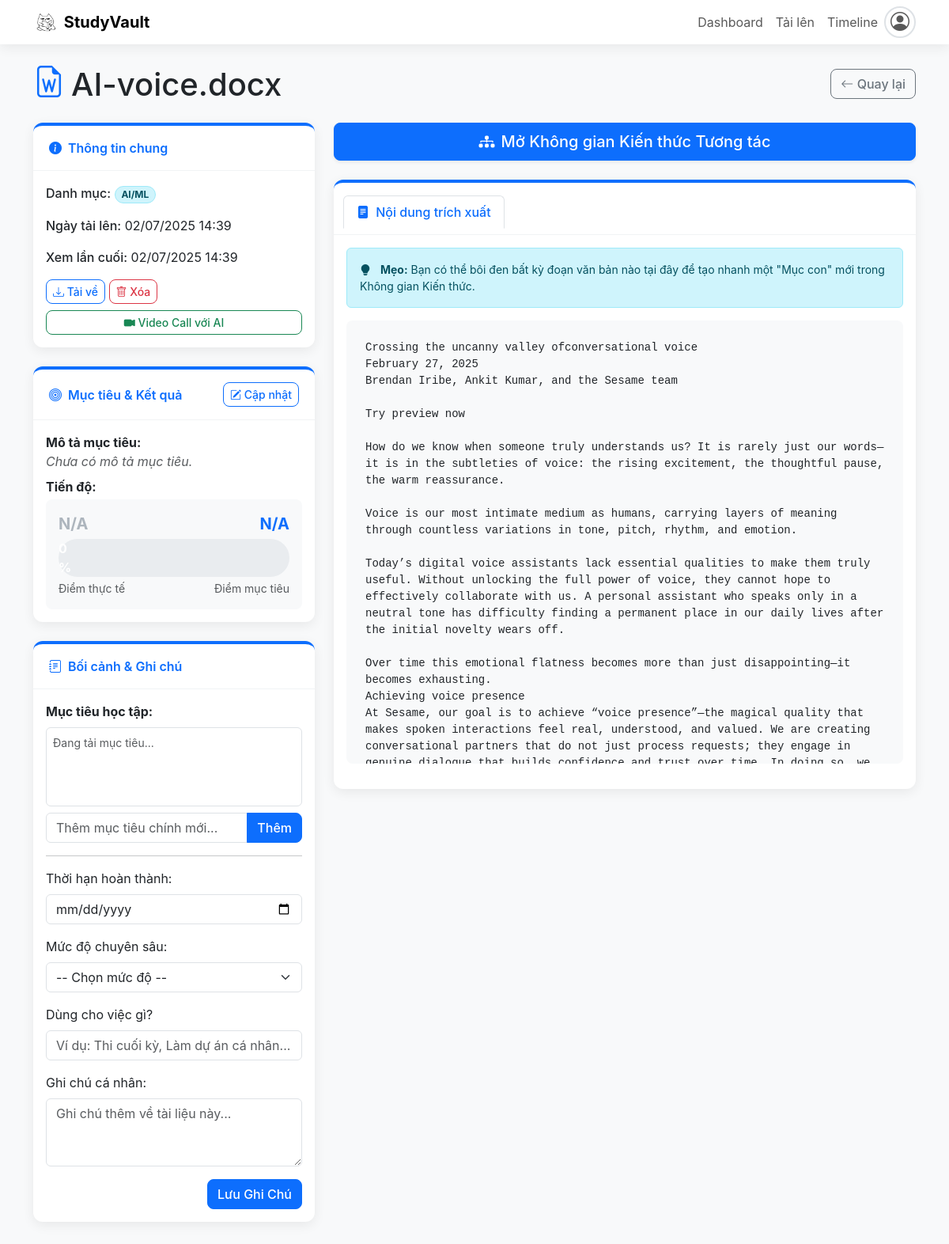
Screenshot of /document/2 with the database file from the repository.
### app.py (models this page shows)
class Document(db.Model):
    id = db.Column(db.Integer, primary_key=True)
    filename = db.Column(db.String(200), nullable=False)
    filepath = db.Column(db.String(300), nullable=False, unique=True)
    category = db.Column(db.String(100), nullable=True, default="Chưa phân loại")
    uploaded_date = db.Column(db.DateTime, nullable=False, default=lambda: datetime.now(timezone.utc))
    last_viewed_date = db.Column(db.DateTime, nullable=True)
    doc_type = db.Column(db.String(20), nullable=False, default='file')
    engagement_level = db.Column(db.String(50), nullable=True)
    custom_note = db.Column(db.Text, nullable=True)
    deadline = db.Column(db.Date, nullable=True)
    extracted_content = db.Column(db.Text, nullable=True)
    user_summary = db.Column(db.Text, nullable=True)
    ai_topic_label = db.Column(db.String(100), nullable=True)
    win_criteria_description = db.Column(db.Text, nullable=True)
    target_score = db.Column(db.Integer, nullable=True)
    actual_score = db.Column(db.Integer, nullable=True)
    keywords = db.Column(db.Text, nullable=True)
    context_event = db.Column(db.String(200), nullable=True)
    is_goal_related = db.Column(db.Boolean, default=False, nullable=False)
    filename_normalized = db.Column(db.String(200), nullable=True)
    workspace_items = db.relationship('WorkspaceItem', backref='document', lazy=True, cascade="all, delete-orphan")
    relations = db.relationship('WorkspaceItemRelation', backref='document', lazy=True, cascade="all, delete-orphan")
    learning_objectives = db.relationship('LearningObjective', backref='doc', lazy=True, cascade="all, delete-orphan")

### app.py (the view, shortened to what this page needs)
@app.route('/document/<int:document_id>', methods=['GET', 'POST'])
def view_document(document_id):
    doc = db.session.get(Document, document_id)
    is_new_upload_for_review = request.args.get('review') == 'true'
    if not doc: abort(404)
    physical_filepath_to_check = None
    if doc.doc_type not in ['link', 'googledrive_link']:
        try:
            upload_dir = os.path.abspath(app.config['UPLOAD_FOLDER'])
            potential_paths = [os.path.join(upload_dir, secure_filename(doc.filename)), os.path.join(upload_dir, doc.filename)]
            for path in potential_paths:
                if os.path.exists(path): physical_filepath_to_check = path; break
        except Exception as e: print(f"ERROR constructing file path: {e}")
    try:
        doc.last_viewed_date = datetime.now(timezone.utc)
        if doc.doc_type in ['pdf', 'docx', 'txt', 'file'] and not doc.extracted_content and physical_filepath_to_check:
            temp_content = fp.extract_text(physical_filepath_to_check)
            doc.extracted_content = temp_content if temp_content and "[Lỗi" not in temp_content else "[File trống hoặc không có nội dung văn bản]"
        db.session.commit()
    except Exception as e: db.session.rollback(); print(f"ERROR updating doc on view: {e}")
    extracted_text_content_for_view = None
    if doc.extracted_content and "[Lỗi" not in doc.extracted_content:
        if '\n' not in doc.extracted_content:
            temp_text = doc.extracted_content
            temp_text = re.sub(r':\s*', ':\n\n', temp_text)
            temp_text = re.sub(r'([.?!])\s+', r'\1\n', temp_text)
            extracted_text_content_for_view = temp_text
        else:
            extracted_text_content_for_view = doc.extracted_content
    related_docs = []
    if doc.category and doc.category != fp.DEFAULT_CATEGORY:
        try:
            related_docs = get_random_docs(Document.query.filter(and_(Document.category == doc.category, Document.id != doc.id)), 5)
        except Exception as e: print(f"Error finding related docs: {e}")
    available_categories = sorted(list(fp.CATEGORY_KEYWORDS.keys()))
    if fp.DEFAULT_CATEGORY not in available_categories:
        available_categories.append(fp.DEFAULT_CATEGORY)
        available_categories.sort()
    return render_template('view_document.html', doc=doc, is_new_upload_for_review=is_new_upload_for_review, extracted_content=extracted_text_content_for_view, related_docs=related_docs,  timedelta=timedelta, categories=available_categories, default_category=fp.DEFAULT_CATEGORY)

### app.py (called while the page is built)
def get_random_docs(model, num_docs):
    all_ids = db.session.query(model.id).all()
    if not all_ids: return []
    random_id_tuples = random.sample(all_ids, min(len(all_ids), num_docs))
    random_ids = [r[0] for r in random_id_tuples]
    return model.query.filter(model.id.in_(random_ids)).all()

@app.context_processor
def inject_user():
    try:
        user = User.query.first()
        return dict(user=user)
    except Exception as e:
        print(f"Error injecting user: {e}")
        return dict(user=None)

### templates/view_document.html (shortened to what this page needs)
{% extends "layout.html" %}
{% block content %}
<div id="viewDocumentData" data-doc-id="{{ doc.id }}">
    <div class="d-flex justify-content-between align-items-center mb-4">
        <h1 class="mb-0 text-break"><i class="bi bi-file-earmark-word text-primary me-2"></i><span class="align-middle">{{ doc.filename | truncate(70) }}</span></h1>
        <a href="{{ url_for('index') }}" class="btn btn-outline-secondary"><i class="bi bi-arrow-left"></i> Quay lại</a>
    </div>
    <div class="row">
        <div class="col-lg-4">
            <div class="card">
                <div class="card-header"><i class="bi bi-info-circle-fill me-2"></i>Thông tin chung</div>
                    <div class="card-body">
                        <p><span class="info-label">Danh mục:</span> <span class="badge bg-info-subtle text-info-emphasis border border-info-subtle rounded-pill">{{ doc.category }}</span></p>
                        <p><span class="info-label">Ngày tải lên:</span> <span>{{ doc.uploaded_date.strftime('%d/%m/%Y %H:%M') }}</span></p>
                        <p><span class="info-label">Xem lần cuối:</span> <span>{{ doc.last_viewed_date.strftime('%d/%m/%Y %H:%M') if doc.last_viewed_date else 'Chưa xem' }}</span></p>
                        <a href="{{ url_for('download_file', document_id=doc.id) }}" class="btn btn-sm btn-outline-primary"><i class="bi bi-download"></i> Tải về</a>
                        <form method="POST" action="{{ url_for('delete_document', document_id=doc.id) }}" style="display: inline;" onsubmit="return confirm('Bạn chắc chắn muốn xóa vĩnh viễn tài liệu này?');">
                        <button type="submit" class="btn btn-sm btn-outline-danger"><i class="bi bi-trash"></i> Xóa</button>
                        </form>
                        <button type="button" class="btn btn-sm btn-outline-success mt-2 w-100" data-bs-toggle="modal" data-bs-target="#aiVideoCallModal">
                            <i class="bi bi-camera-video-fill"></i> Video Call với AI
                        </button>
                    </div>
            </div>
            <div class="card">
                <div class="card-header d-flex justify-content-between align-items-center">
                    <span><i class="bi bi-bullseye me-2"></i>Mục tiêu & Kết quả</span>
                    <button class="btn btn-sm btn-outline-primary" type="button" data-bs-toggle="collapse" data-bs-target="#updateGoalCollapse" aria-expanded="false" aria-controls="updateGoalCollapse">
                        <i class="bi bi-pencil-square"></i> Cập nhật
                    </button>
                </div>
                <div class="card-body">
                    <div id="goalDisplay">
                        <strong>Mô tả mục tiêu:</strong>
                        <p id="winCriteriaText" class="text-muted fst-italic mb-2">{{ doc.win_criteria_description or 'Chưa có mô tả mục tiêu.' }}</p>
                        <strong>Tiến độ:</strong>
                        <div class="goal-section mt-1">
                            <div class="d-flex justify-content-between">
                                <span id="actualScoreDisplay" class="fw-bold fs-5 {{ 'text-success' if doc.actual_score is not none else 'no-score' }}">{{ doc.actual_score if doc.actual_score is not none else 'N/A' }}</span>
                                <span id="targetScoreDisplay" class="fw-bold fs-5 text-primary">{{ doc.target_score or 'N/A' }}</span>
                            </div>
                            <div class="progress-container mt-1">
                                {% set progress = (doc.actual_score|float or 0) / (doc.target_score|float or 100) * 100 %}
                                <div id="progressBar" class="progress-bar-custom" style="width: {{ progress }}%;">{{ '%.0f' % progress }}%</div>
                            </div>
                            <div class="d-flex justify-content-between small text-muted mt-1">
                                <span>Điểm thực tế</span>
                                <span>Điểm mục tiêu</span>
                            </div>
                        </div>
                    </div>
                </div>
            </div>
            <div class="card">
                <div class="card-header"><i class="bi bi-journal-text me-2"></i>Bối cảnh & Ghi chú</div>
                <div class="card-body">
                    <div class="mb-3">
                        <label class="form-label fw-bold">Mục tiêu học tập:</label>
                        <div id="objectives-container" class="border rounded p-2" style="min-height: 100px; max-height: 250px; overflow-y: auto;">
                            <p class="text-muted small">Đang tải mục tiêu...</p>
                        </div>
                        <div class="input-group mt-2">
                            <input type="text" id="new-main-objective-input" class="form-control" placeholder="Thêm mục tiêu chính mới...">
                            <button class="btn btn-primary" type="button" id="add-main-objective-btn">Thêm</button>
                        </div>
                    </div>
                    <hr>
                    <form id="updateContextForm" method="POST" action="{{ url_for('view_document', document_id=doc.id) }}">
                         <div class="mb-3"><label for="deadline" class="form-label">Thời hạn hoàn thành:</label><input type="date" class="form-control" id="deadline" name="deadline" value="{{ doc.deadline.strftime('%Y-%m-%d') if doc.deadline else '' }}"></div>
                        <div class="mb-3"><label for="engagement_level" class="form-label">Mức độ chuyên sâu:</label><select class="form-select" id="engagement_level" name="engagement_level"><option value="">-- Chọn mức độ --</option></select></div>
                        <div class="mb-3"><label for="context_event" class="form-label">Dùng cho việc gì?</label><input type="text" class="form-control" id="context_event" name="context_event" placeholder="Ví dụ: Thi cuối kỳ, Làm dự án cá nhân..." value="{{ doc.context_event or '' }}"></div>
                        <div class="mb-3"><label for="custom_note" class="form-label">Ghi chú cá nhân:</label><textarea class="form-control" id="custom_note" name="custom_note" rows="3" placeholder="Ghi chú thêm về tài liệu này...">{{ doc.custom_note or '' }}</textarea></div>
                         <div class="text-end"><button type="submit" class="btn btn-primary">Lưu Ghi Chú</button></div>
                    </form>
                </div>
            </div>
        </div>
        <div class="col-lg-8">
            <div class="d-grid gap-2 mb-4">
                 <a href="{{ url_for('network_view', document_id=doc.id) }}" class="btn btn-primary btn-lg shadow-sm">
                     <i class="bi bi-diagram-3-fill me-2"></i>Mở Không gian Kiến thức Tương tác
                 </a>
            </div>
            <div class="card">
                <div class="card-header">
                    <ul class="nav nav-tabs card-header-tabs" id="docContentTab" role="tablist">
                        {% if extracted_content %}
                        <li class="nav-item" role="presentation">
                            <button class="nav-link active" id="content-tab" data-bs-toggle="tab" data-bs-target="#content-pane" type="button">
                                <i class="bi bi-file-text-fill me-1"></i> Nội dung trích xuất
                            </button>
                        </li>
                        {% endif %}
                    </ul>
                </div>
                <div class="card-body">
                    <div class="tab-content" id="docContentTabContent">
                        {% if extracted_content %}
                        <div class="tab-pane fade show active" id="content-pane" role="tabpanel">
                            <div class="alert alert-info small">
                                <i class="bi bi-lightbulb-fill me-2"></i>
                                <b>Mẹo:</b> Bạn có thể bôi đen bất kỳ đoạn văn bản nào tại đây để tạo nhanh một "Mục con" mới trong Không gian Kiến thức.
                            </div>
                            <pre id="extractedContent">{{ extracted_content }}</pre>
                        </div>
                        {% else %}
                        <div class="text-center p-5 text-muted">
                            <i class="bi bi-file-earmark-x fs-1"></i>
                            <p class="mt-2">Không có nội dung văn bản để hiển thị.</p>
                            <p class="small">Tài liệu này có thể là hình ảnh, video, hoặc không thể trích xuất nội dung.</p>
                        </div>
                        {% endif %}
                    </div>
                </div>
            </div>
        </div>
    </div>
</div>
{% endblock %}

### templates/view_document.html (style rules this page uses)
.info-label { font-weight: 500; }
.nav-tabs .nav-link.active { color: var(--primary-blue); font-weight: 500; border-color: #dee2e6 #dee2e6 var(--white-bg); }
#extractedContent { white-space: pre-wrap; background-color: #f8f9fa; padding: 1.5rem; border-radius: var(--element-border-radius); max-height: 70vh; overflow-y: auto; }
.goal-section { padding: 1rem; border-radius: var(--element-border-radius); background-color: #f8f9fa; }
.progress-container { background: #e9ecef; border-radius: 50px; }
.progress-bar-custom { background: linear-gradient(90deg, var(--bs-success), #28a745); border-radius: 50px; text-align: center; color: white; font-weight: bold; }
.no-score { color: #adb5bd; }

### templates/layout.html (style rules this page uses)
:root { --primary-blue: #0d6efd; --light-bg: #f8f9fa; --white-bg: #ffffff; --card-border-radius: 0.75rem; --element-border-radius: 0.5rem; --card-shadow: 0 4px 15px rgba(0, 0, 0, 0.07); --text-dark: #212529; --text-muted: #6c757d; --accent-red: #dc3545; --bs-info: #0dcaf0; --bs-info-subtle: #cff4fc; --bs-info-text-emphasis: #055160; --bs-warning: #ffc107; --bs-success: #198754; --bs-danger: #dc3545; --bs-purple: #6f42c1; }
body { font-family: -apple-system, BlinkMacSystemFont, "Segoe UI", Roboto, "Helvetica Neue", Arial, sans-serif; background-color: var(--light-bg); color: var(--text-dark); position: relative; min-height: 100vh; padding-bottom: 80px; }
.nav-link.active { color: var(--primary-blue) !important; font-weight: 600; }
.card { border-radius: var(--card-border-radius); border: none; box-shadow: var(--card-shadow); margin-bottom: 1.5rem; background-color: var(--white-bg); border-top: 4px solid var(--primary-blue); }
.card-header { background-color: transparent; border-bottom: 1px solid #f1f3f5; font-weight: 600; padding: 1rem 1.25rem; color: var(--primary-blue); }
.btn { border-radius: var(--element-border-radius); font-weight: 500; }
.btn-primary { background-color: var(--primary-blue); border-color: var(--primary-blue); }

### rows the page displays
Document: filename "AI-voice.docx", category "AI/ML", uploaded_date "02/07/2025 14:39", last_viewed_date "02/07/2025 14:39", win_criteria_description "Chưa có mô tả mục tiêu.", actual_score "N/A", target_score "N/A", extracted_content "Crossing the uncanny valley ofconversational voice February 27, 2025 Brendan Iribe, Ankit Kumar, and the Sesame team Try preview now How do we know when someone truly understands us? It is rarely just our words—it is in the subtleties of voice: the rising excitement, the thoughtful pause, the warm reassurance. Voice is our most intimate medium as humans, carrying layers of meaning through countless variations in tone, pitch, rhythm, and emotion. Today’s digital voice assistants lack essential qualities to make them truly useful. Without unlocking the full power of voice, they cannot hope to effectively collaborate with us. A personal assistant who speaks only in a neutral tone has…"

### other values shown
{{ '%.0f' % progress }} "0"
